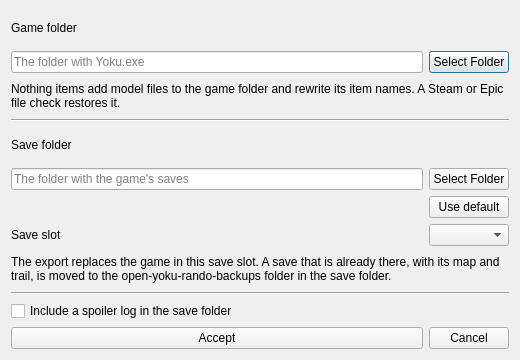
<?xml version="1.0" encoding="UTF-8"?>
<ui version="4.0">
 <class>YokuGameExportDialog</class>
 <widget class="QDialog" name="YokuGameExportDialog">
  <property name="geometry">
   <rect>
    <x>0</x>
    <y>0</y>
    <width>520</width>
    <height>360</height>
   </rect>
  </property>
  <property name="windowTitle">
   <string>Yoku's Island Express Save Exporter</string>
  </property>
  <layout class="QGridLayout" name="root_layout">
   <item row="0" column="0" colspan="2">
    <widget class="QLabel" name="input_folder_label">
     <property name="text">
      <string>Game folder</string>
     </property>
    </widget>
   </item>
   <item row="1" column="0">
    <widget class="QLineEdit" name="input_folder_edit">
     <property name="placeholderText">
      <string>The folder with Yoku.exe</string>
     </property>
    </widget>
   </item>
   <item row="1" column="1">
    <widget class="QPushButton" name="input_folder_button">
     <property name="text">
      <string>Select Folder</string>
     </property>
    </widget>
   </item>
   <item row="2" column="0" colspan="2">
    <widget class="QLabel" name="input_folder_description">
     <property name="text">
      <string>Nothing items add model files to the game folder and rewrite its item names. A Steam or Epic file check restores it.</string>
     </property>
     <property name="wordWrap">
      <bool>true</bool>
     </property>
    </widget>
   </item>
   <item row="3" column="0" colspan="2">
    <widget class="Line" name="input_line">
     <property name="orientation">
      <enum>Qt::Orientation::Horizontal</enum>
     </property>
    </widget>
   </item>
   <item row="4" column="0" colspan="2">
    <widget class="QLabel" name="output_folder_label">
     <property name="text">
      <string>Save folder</string>
     </property>
    </widget>
   </item>
   <item row="5" column="0">
    <widget class="QLineEdit" name="output_folder_edit">
     <property name="placeholderText">
      <string>The folder with the game's saves</string>
     </property>
    </widget>
   </item>
   <item row="5" column="1">
    <widget class="QPushButton" name="output_folder_button">
     <property name="text">
      <string>Select Folder</string>
     </property>
    </widget>
   </item>
   <item row="6" column="1">
    <widget class="QPushButton" name="use_default_button">
     <property name="text">
      <string>Use default</string>
     </property>
    </widget>
   </item>
   <item row="7" column="0">
    <widget class="QLabel" name="save_slot_label">
     <property name="text">
      <string>Save slot</string>
     </property>
    </widget>
   </item>
   <item row="7" column="1">
    <widget class="QComboBox" name="save_slot_combo"/>
   </item>
   <item row="8" column="0" colspan="2">
    <widget class="QLabel" name="save_slot_description">
     <property name="text">
      <string>The export replaces the game in this save slot. A save that is already there, with its map and trail, is moved to the open-yoku-rando-backups folder in the save folder.</string>
     </property>
     <property name="wordWrap">
      <bool>true</bool>
     </property>
    </widget>
   </item>
   <item row="9" column="0" colspan="2">
    <widget class="Line" name="output_line">
     <property name="orientation">
      <enum>Qt::Orientation::Horizontal</enum>
     </property>
    </widget>
   </item>
   <item row="10" column="0" colspan="2">
    <widget class="QCheckBox" name="auto_save_spoiler_check">
     <property name="text">
      <string>Include a spoiler log in the save folder</string>
     </property>
    </widget>
   </item>
   <item row="11" column="0">
    <widget class="QPushButton" name="accept_button">
     <property name="text">
      <string>Accept</string>
     </property>
    </widget>
   </item>
   <item row="11" column="1">
    <widget class="QPushButton" name="cancel_button">
     <property name="text">
      <string>Cancel</string>
     </property>
    </widget>
   </item>
  </layout>
 </widget>
 <layoutdefault spacing="6" margin="11"/>
 <resources/>
 <connections/>
</ui>
